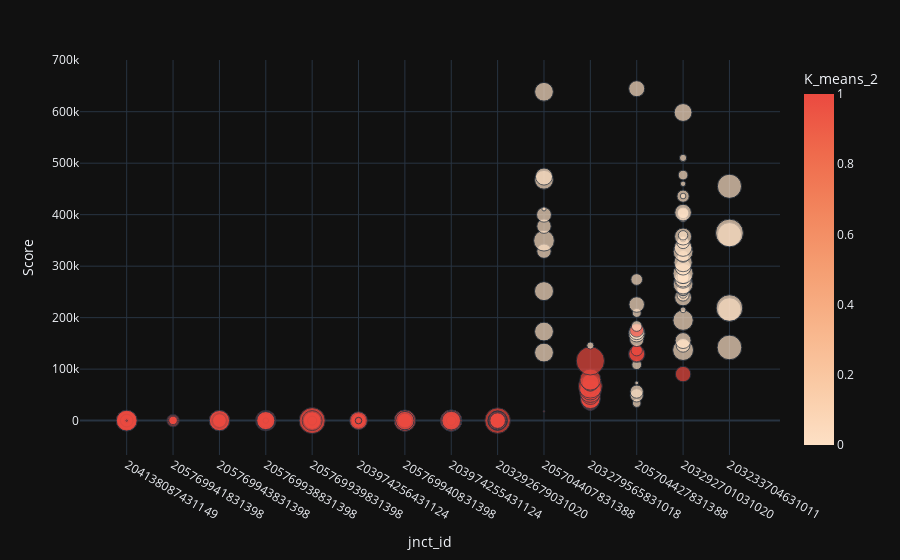

Source (notebook cell):
### Markdown cell above
### Plot the Score against the Junction ID's, also including what cluster each point belongs to

### Code cell
fig = px.scatter(cluster_df,
                 x = cluster_df['jnct_id'],
                 y = cluster_df['Score'],
                 color = cluster_df['K_means_2'],
                 hover_name = cluster_df.index,
                 size = cluster_df['NumSeq'],
                 color_continuous_scale=px.colors.sequential.Peach
                 )

fig.show()

### Figure 1 — Plotly figure (JSON) as saved in the notebook; plotly's stock layout.template omitted (floating-point values rounded to 4 significant figures; data arrays with more than 128 entries replaced by an {"elided": "..."} marker saying what was removed)
{"data": [{"hovertemplate": "<b>%{hovertext}</b><br><br>jnct_id=%{x}<br>Score=%{y}<br>NumSeq=%{marker.size}<br>K_means_2=%{marker.color}<extra></extra>", "hovertext": {"elided": "197 str values"}, "legendgroup": "", "marker": {"color": {"elided": "197 int values"}, "coloraxis": "coloraxis", "size": {"elided": "197 float values"}, "sizemode": "area", "sizeref": 5.29, "symbol": "circle"}, "mode": "markers", "name": "", "orientation": "v", "showlegend": false, "x": {"elided": "197 str values"}, "xaxis": "x", "y": {"elided": "197 float values"}, "yaxis": "y", "type": "scatter"}], "layout": {"xaxis": {"anchor": "y", "domain": [0.0, 1.0], "title": {"text": "jnct_id"}}, "yaxis": {"anchor": "x", "domain": [0.0, 1.0], "title": {"text": "Score"}}, "coloraxis": {"colorbar": {"title": {"text": "K_means_2"}}, "colorscale": [[0.0, "rgb(253, 224, 197)"], [0.1667, "rgb(250, 203, 166)"], [0.3333, "rgb(248, 181, 139)"], [0.5, "rgb(245, 158, 114)"], [0.6667, "rgb(242, 133, 93)"], [0.8333, "rgb(239, 106, 76)"], [1.0, "rgb(235, 74, 64)"]]}, "legend": {"tracegroupgap": 0, "itemsizing": "constant"}, "margin": {"t": 60}}}
